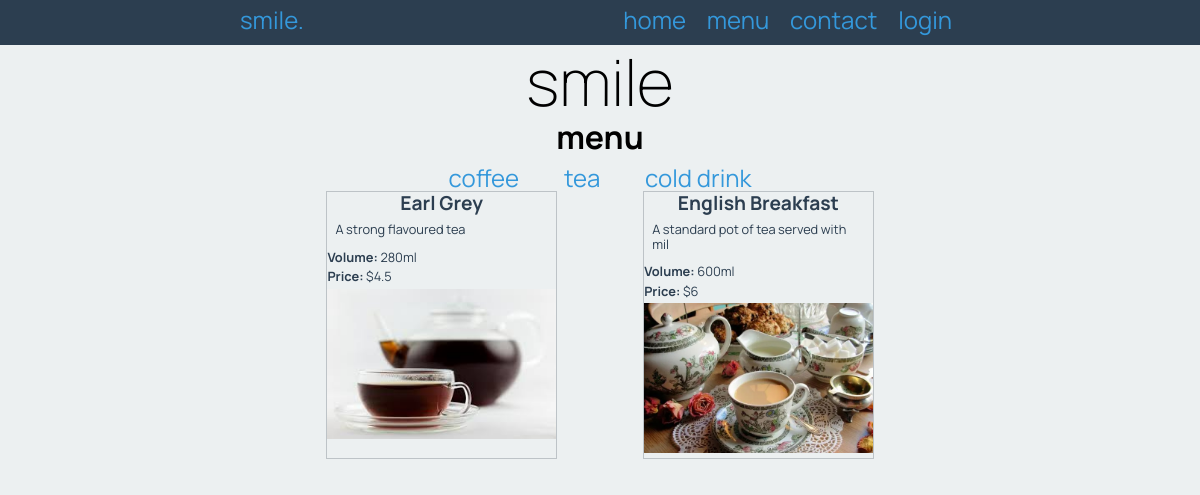
The app's page /menu/2 with its own data.
### tables this page shows
CREATE TABLE "category" (
	"id"	INTEGER,
	"name"	varchar(30),
	PRIMARY KEY("id" AUTOINCREMENT)
);

CREATE TABLE "product" (
	"id"	INTEGER,
	"name"	varchar(30),
	"description"	varchar(300),
	"volume"	char(6),
	"filename"	varchar(30),
	"price"	decimal(5, 2),
	"cat_id"	INTEGER,
	PRIMARY KEY("id" AUTOINCREMENT)
);

### app.py (the view, shortened to what this page needs)
@app.route('/menu/<cat_id>', methods=["GET", "POST"])
def render_menu_page(cat_id):
    query = "SELECT name, description, volume, price, filename FROM product WHERE cat_id = ? ORDER BY name"
    conn = create_connection(DATABASE)
    cur = conn.cursor()
    cur.execute(query, (cat_id, ))
    coffees = cur.fetchall()
    cat_query = "SELECT * FROM category"
    cur.execute(cat_query)
    categories = cur.fetchall()
    conn.close()
    return render_template('menu.html', drinks=coffees, categories=categories, cat_id=cat_id)

### app.py (called while the page is built)
def create_connection(db_file):
    try:
        connection = sqlite3.connect(db_file)
        return connection
    except sqlite3.Error as e:
        print(e)
    return None

### templates/menu.html (shortened to what this page needs)
{% extends "base.html" %}
{% block pageheading %}menu{% endblock %}
{% block main %}
<div class="categories">
    <ul>
        {% for category in categories %}
        <li>
            <a href="/menu/{{ category[0] }}">{{ category[1] }}</a>
        </li>
        {% endfor %}
    </ul>
</div>
<div class="products">
    {% for drink in drinks %}
    <div class="product-box">
        <h3>{{ drink[0] }}</h3>
        <p class="product-box-info">{{ drink[1] }}</p>
        <p><strong>Volume: </strong>{{ drink[2] }}</p>
        <p><strong>Price: </strong>${{ drink[3] }}</p>
        <p class="product-box-image"><img src="/static/images/{{ drink[4] }}.jpg" /></p>
    </div>
    {% endfor %}
</div>
{% endblock %}

### templates/base.html (shortened to what this page needs)
<!DOCTYPE html>
<html>
<head>
    <link rel="stylesheet" href="https://cdnjs.cloudflare.com/ajax/libs/normalize/8.0.1/normalize.css" />
    <link href="{{ url_for('static', filename='style.css') }}" rel="stylesheet">
</head>
<body>
    <nav>
        <div class="container">
            <div class="navbar-brand">smile.</div>
            <div class="navbar-links">
                <a href="/">home</a>
                <a href="/menu/1">menu</a>
                <a href="/contact">contact</a>
                {% if logged_in %}
                <a href="/logout">logout</a>
                {% else %}
                <a href="/login">login</a>
                {% endif %}
            </div>
        </div>
    </nav>
    <div class="container">
        <header>
            <h1>smile</h1>
            <h2>{% block pageheading %}{% endblock %}</h2>
        </header>
        <main>
            {% block main %}{% endblock %}
        </main>
    </div>
</body>
</html>

### static/style.css (style rules this page uses)
* { font-family: 'Manrope', sans-serif; padding: 0; margin: 0; box-sizing: border-box; }
body { background-color: rgba(236, 240, 241, 1.0); }
.container { width: 60vw; margin: auto; }
.container::after { content: ""; clear: both; display: table; }
img { max-width: 100%; }
h1 { text-align: center; font-weight: 200; font-size: 4rem; margin: 0; }
h2 { font-size: 2rem; text-align: center; margin: 0 0 0.5rem 0; }
nav { background-color: rgba(44, 62, 80, 1.0); text-align: center; font-size: 1.5rem; padding-top: 0.4rem; padding-bottom: 0.7rem; color: rgba(52, 152, 219, 1.0); }
.navbar-brand { display: inline; float: left; }
.navbar-links { display: inline; float: right; }
nav a { padding: 0 0.5rem; font-size: 1.5rem; }
a, a:visited { color: rgba(52, 152, 219, 1.0); text-decoration: none; }
.categories ul { list-style-type: none; text-align: center; }
.categories ul li { display: inline; margin: 0 20px; font-size: 1.5em; }
.products { display: flex; flex-wrap: wrap; justify-content: space-evenly; }
.product-box { width: 32%; border: 1px solid rgba(189, 195, 199, 1.0); color: rgba(44, 62, 80, 1.0); margin-bottom: 0.5rem; }
.product-box-image { height: 150px; overflow: hidden; }
.product-box-info { padding: 0.5rem; }
.product-box h3 { font-size: 1.2rem; text-align: center; }
.product-box p { font-size: 0.8rem; margin-bottom: 0.3rem; }

### records on screen
category: name "coffee"
category: name "tea"
category: name "cold drink"
product: name "Earl Grey", description "A strong flavoured tea", volume "280ml", price "4.5", filename (picture)
product: name "English Breakfast", description "A standard pot of tea served with mil", volume "600ml", price "6", filename (picture)
